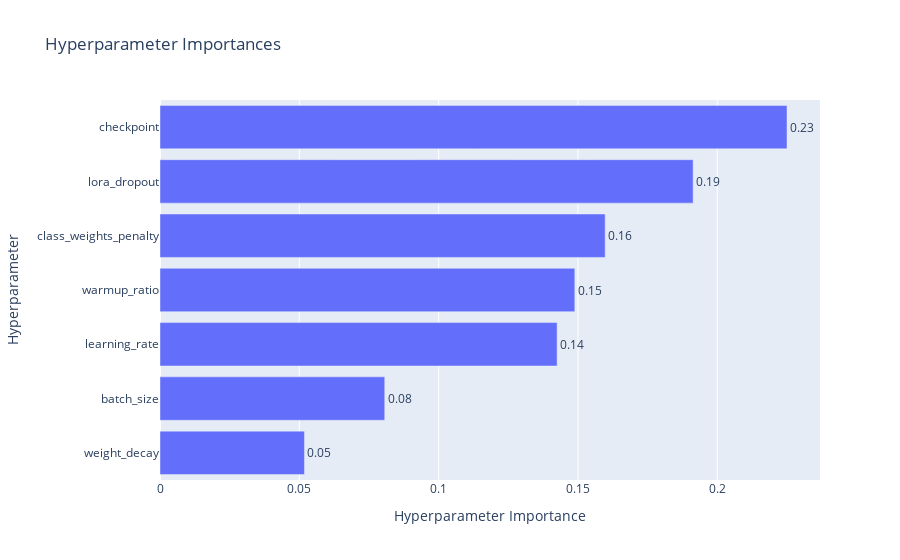

The code cell stored with this chart in its notebook:
### Code cell
from optuna.visualization import plot_param_importances

fig = plot_param_importances(study)
fig.show()

### Figure 1 — Plotly figure (JSON) as saved in the notebook; plotly's stock layout.template omitted (floating-point values rounded to 4 significant figures)
{"data": [{"cliponaxis": false, "hovertemplate": ["weight_decay (FloatDistribution): 0.051843835119575105<extra></extra>", "batch_size (CategoricalDistribution): 0.08065706550180529<extra></extra>", "learning_rate (FloatDistribution): 0.14251338996805835<extra></extra>", "warmup_ratio (FloatDistribution): 0.148865267249763<extra></extra>", "class_weights_penalty (FloatDistribution): 0.1597678213119235<extra></extra>", "lora_dropout (FloatDistribution): 0.1913315446747934<extra></extra>", "checkpoint (CategoricalDistribution): 0.22502107617408137<extra></extra>"], "name": "Objective Value", "orientation": "h", "text": ["0.05", "0.08", "0.14", "0.15", "0.16", "0.19", "0.23"], "textposition": "outside", "type": "bar", "x": [0.05184, 0.08066, 0.1425, 0.1489, 0.1598, 0.1913, 0.225], "y": ["weight_decay", "batch_size", "learning_rate", "warmup_ratio", "class_weights_penalty", "lora_dropout", "checkpoint"]}], "layout": {"autosize": true, "title": {"text": "Hyperparameter Importances"}, "xaxis": {"autorange": true, "range": [0, 0.2369], "title": {"text": "Hyperparameter Importance"}, "type": "linear"}, "yaxis": {"autorange": true, "range": [-0.5, 6.5], "title": {"text": "Hyperparameter"}, "type": "category"}}}
